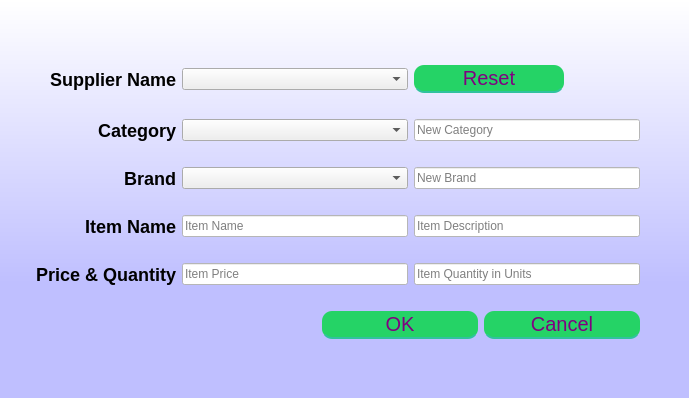
<?xml version="1.0" encoding="UTF-8"?>
<ui version="4.0">
 <class>Dialog</class>
 <widget class="QDialog" name="Dialog">
  <property name="geometry">
   <rect>
    <x>0</x>
    <y>0</y>
    <width>689</width>
    <height>398</height>
   </rect>
  </property>
  <property name="sizePolicy">
   <sizepolicy hsizetype="Fixed" vsizetype="Fixed">
    <horstretch>0</horstretch>
    <verstretch>0</verstretch>
   </sizepolicy>
  </property>
  <property name="minimumSize">
   <size>
    <width>689</width>
    <height>398</height>
   </size>
  </property>
  <property name="maximumSize">
   <size>
    <width>689</width>
    <height>398</height>
   </size>
  </property>
  <property name="windowTitle">
   <string>Add New Item</string>
  </property>
  <property name="styleSheet">
   <string notr="true">QDialog{
background-color: qlineargradient(spread:reflect, x1:0.5, y1:1, x2:0.5, y2:0, stop:0.289773 rgba(191, 191, 255, 255), stop:1 rgba(255, 255, 255, 255));
}



QPushButton {
	width: 150%;
height:20px;
	padding: 3%;
	background:#25D366;
	border-bottom: 2px solid #30C29E;
	border-top-style: none;
	border-right-style: none;
	border-left-style: none;	
	color: #fff;
 border-radius: 10px;
font-size:20px;
color:purple;
}
QPushButton:pressed {
    background: darkgreen;
}

QLabel{
font-size:18px;
font-family:&quot;Times New Roman&quot;;
font-weight: bold;
}
</string>
  </property>
  <layout class="QGridLayout" name="gridLayout">
   <item row="7" column="3">
    <widget class="QLineEdit" name="lineEdit_4">
     <property name="sizePolicy">
      <sizepolicy hsizetype="Preferred" vsizetype="Fixed">
       <horstretch>0</horstretch>
       <verstretch>0</verstretch>
      </sizepolicy>
     </property>
     <property name="minimumSize">
      <size>
       <width>226</width>
       <height>20</height>
      </size>
     </property>
     <property name="styleSheet">
      <string notr="true">background:white;</string>
     </property>
     <property name="placeholderText">
      <string>Item Description</string>
     </property>
    </widget>
   </item>
   <item row="12" column="1" colspan="3">
    <spacer name="verticalSpacer_2">
     <property name="orientation">
      <enum>Qt::Vertical</enum>
     </property>
     <property name="sizeHint" stdset="0">
      <size>
       <width>20</width>
       <height>40</height>
      </size>
     </property>
    </spacer>
   </item>
   <item row="9" column="2">
    <widget class="QLineEdit" name="lineEdit_6">
     <property name="sizePolicy">
      <sizepolicy hsizetype="Preferred" vsizetype="Fixed">
       <horstretch>0</horstretch>
       <verstretch>0</verstretch>
      </sizepolicy>
     </property>
     <property name="minimumSize">
      <size>
       <width>226</width>
       <height>20</height>
      </size>
     </property>
     <property name="styleSheet">
      <string notr="true">background:white;</string>
     </property>
     <property name="placeholderText">
      <string>Item Price</string>
     </property>
    </widget>
   </item>
   <item row="11" column="1">
    <spacer name="horizontalSpacer_9">
     <property name="orientation">
      <enum>Qt::Horizontal</enum>
     </property>
     <property name="sizeHint" stdset="0">
      <size>
       <width>40</width>
       <height>20</height>
      </size>
     </property>
    </spacer>
   </item>
   <item row="10" column="1" colspan="3">
    <spacer name="horizontalSpacer_8">
     <property name="orientation">
      <enum>Qt::Horizontal</enum>
     </property>
     <property name="sizeHint" stdset="0">
      <size>
       <width>40</width>
       <height>20</height>
      </size>
     </property>
    </spacer>
   </item>
   <item row="9" column="3">
    <widget class="QLineEdit" name="lineEdit_7">
     <property name="sizePolicy">
      <sizepolicy hsizetype="Preferred" vsizetype="Fixed">
       <horstretch>0</horstretch>
       <verstretch>0</verstretch>
      </sizepolicy>
     </property>
     <property name="minimumSize">
      <size>
       <width>226</width>
       <height>20</height>
      </size>
     </property>
     <property name="styleSheet">
      <string notr="true">background:white;</string>
     </property>
     <property name="placeholderText">
      <string>Item Quantity in Units</string>
     </property>
    </widget>
   </item>
   <item row="8" column="1" colspan="3">
    <spacer name="horizontalSpacer_7">
     <property name="orientation">
      <enum>Qt::Horizontal</enum>
     </property>
     <property name="sizeHint" stdset="0">
      <size>
       <width>40</width>
       <height>20</height>
      </size>
     </property>
    </spacer>
   </item>
   <item row="9" column="1">
    <widget class="QLabel" name="label_6">
     <property name="styleSheet">
      <string notr="true"/>
     </property>
     <property name="text">
      <string>Price &amp; Quantity</string>
     </property>
     <property name="alignment">
      <set>Qt::AlignRight|Qt::AlignTrailing|Qt::AlignVCenter</set>
     </property>
    </widget>
   </item>
   <item row="7" column="2">
    <widget class="QLineEdit" name="lineEdit_5">
     <property name="sizePolicy">
      <sizepolicy hsizetype="Preferred" vsizetype="Fixed">
       <horstretch>0</horstretch>
       <verstretch>0</verstretch>
      </sizepolicy>
     </property>
     <property name="minimumSize">
      <size>
       <width>226</width>
       <height>20</height>
      </size>
     </property>
     <property name="styleSheet">
      <string notr="true">background:white;</string>
     </property>
     <property name="placeholderText">
      <string>Item Name</string>
     </property>
    </widget>
   </item>
   <item row="7" column="1">
    <widget class="QLabel" name="label_3">
     <property name="styleSheet">
      <string notr="true"/>
     </property>
     <property name="text">
      <string>Item Name</string>
     </property>
     <property name="alignment">
      <set>Qt::AlignRight|Qt::AlignTrailing|Qt::AlignVCenter</set>
     </property>
    </widget>
   </item>
   <item row="6" column="1" colspan="3">
    <spacer name="horizontalSpacer_5">
     <property name="orientation">
      <enum>Qt::Horizontal</enum>
     </property>
     <property name="sizeHint" stdset="0">
      <size>
       <width>40</width>
       <height>20</height>
      </size>
     </property>
    </spacer>
   </item>
   <item row="5" column="3">
    <widget class="QLineEdit" name="lineEdit_3">
     <property name="sizePolicy">
      <sizepolicy hsizetype="Preferred" vsizetype="Fixed">
       <horstretch>0</horstretch>
       <verstretch>0</verstretch>
      </sizepolicy>
     </property>
     <property name="minimumSize">
      <size>
       <width>226</width>
       <height>20</height>
      </size>
     </property>
     <property name="styleSheet">
      <string notr="true">background:white;</string>
     </property>
     <property name="placeholderText">
      <string>New Brand</string>
     </property>
    </widget>
   </item>
   <item row="5" column="2">
    <widget class="QComboBox" name="comboBox_3">
     <property name="minimumSize">
      <size>
       <width>226</width>
       <height>20</height>
      </size>
     </property>
    </widget>
   </item>
   <item row="5" column="1">
    <widget class="QLabel" name="label_5">
     <property name="styleSheet">
      <string notr="true"/>
     </property>
     <property name="text">
      <string>Brand</string>
     </property>
     <property name="alignment">
      <set>Qt::AlignRight|Qt::AlignTrailing|Qt::AlignVCenter</set>
     </property>
    </widget>
   </item>
   <item row="4" column="1" colspan="3">
    <spacer name="horizontalSpacer_4">
     <property name="orientation">
      <enum>Qt::Horizontal</enum>
     </property>
     <property name="sizeHint" stdset="0">
      <size>
       <width>40</width>
       <height>20</height>
      </size>
     </property>
    </spacer>
   </item>
   <item row="3" column="3">
    <widget class="QLineEdit" name="lineEdit_2">
     <property name="sizePolicy">
      <sizepolicy hsizetype="Preferred" vsizetype="Fixed">
       <horstretch>0</horstretch>
       <verstretch>0</verstretch>
      </sizepolicy>
     </property>
     <property name="minimumSize">
      <size>
       <width>226</width>
       <height>20</height>
      </size>
     </property>
     <property name="styleSheet">
      <string notr="true">background:white;</string>
     </property>
     <property name="placeholderText">
      <string>New Category</string>
     </property>
    </widget>
   </item>
   <item row="3" column="2">
    <widget class="QComboBox" name="comboBox_2"/>
   </item>
   <item row="3" column="1">
    <widget class="QLabel" name="label_4">
     <property name="styleSheet">
      <string notr="true"/>
     </property>
     <property name="text">
      <string>Category</string>
     </property>
     <property name="alignment">
      <set>Qt::AlignRight|Qt::AlignTrailing|Qt::AlignVCenter</set>
     </property>
    </widget>
   </item>
   <item row="2" column="1" colspan="3">
    <spacer name="horizontalSpacer_3">
     <property name="orientation">
      <enum>Qt::Horizontal</enum>
     </property>
     <property name="sizeHint" stdset="0">
      <size>
       <width>40</width>
       <height>20</height>
      </size>
     </property>
    </spacer>
   </item>
   <item row="1" column="2">
    <widget class="QComboBox" name="comboBox">
     <property name="sizePolicy">
      <sizepolicy hsizetype="Preferred" vsizetype="Fixed">
       <horstretch>0</horstretch>
       <verstretch>0</verstretch>
      </sizepolicy>
     </property>
     <property name="minimumSize">
      <size>
       <width>226</width>
       <height>20</height>
      </size>
     </property>
    </widget>
   </item>
   <item row="1" column="1">
    <widget class="QLabel" name="label">
     <property name="styleSheet">
      <string notr="true"/>
     </property>
     <property name="text">
      <string>Supplier Name</string>
     </property>
     <property name="alignment">
      <set>Qt::AlignRight|Qt::AlignTrailing|Qt::AlignVCenter</set>
     </property>
    </widget>
   </item>
   <item row="0" column="4" rowspan="13">
    <spacer name="horizontalSpacer_2">
     <property name="orientation">
      <enum>Qt::Horizontal</enum>
     </property>
     <property name="sizeHint" stdset="0">
      <size>
       <width>40</width>
       <height>20</height>
      </size>
     </property>
    </spacer>
   </item>
   <item row="0" column="1" colspan="3">
    <spacer name="verticalSpacer">
     <property name="orientation">
      <enum>Qt::Vertical</enum>
     </property>
     <property name="sizeHint" stdset="0">
      <size>
       <width>20</width>
       <height>40</height>
      </size>
     </property>
    </spacer>
   </item>
   <item row="0" column="0" rowspan="13">
    <spacer name="horizontalSpacer">
     <property name="orientation">
      <enum>Qt::Horizontal</enum>
     </property>
     <property name="sizeHint" stdset="0">
      <size>
       <width>28</width>
       <height>377</height>
      </size>
     </property>
    </spacer>
   </item>
   <item row="1" column="3">
    <widget class="QPushButton" name="pushButton_3">
     <property name="sizePolicy">
      <sizepolicy hsizetype="Fixed" vsizetype="Fixed">
       <horstretch>0</horstretch>
       <verstretch>0</verstretch>
      </sizepolicy>
     </property>
     <property name="minimumSize">
      <size>
       <width>150</width>
       <height>28</height>
      </size>
     </property>
     <property name="maximumSize">
      <size>
       <width>150</width>
       <height>28</height>
      </size>
     </property>
     <property name="text">
      <string>Reset</string>
     </property>
    </widget>
   </item>
   <item row="11" column="2" colspan="2">
    <widget class="QDialogButtonBox" name="buttonBox">
     <property name="standardButtons">
      <set>QDialogButtonBox::Cancel|QDialogButtonBox::Ok</set>
     </property>
    </widget>
   </item>
  </layout>
 </widget>
 <resources/>
 <connections/>
</ui>
